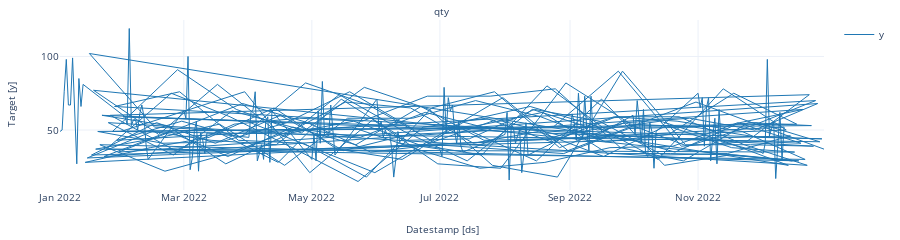

The code cell stored with this chart in its notebook:
### Code cell
# Plot the data read by Statsforecast

StatsForecast.plot(df_sf, engine='plotly')

# Statsforecast can't read the data coreectly, even the data that manualy edited using Excel
# Use Pmdarima library as alternative

### Figure 1 — Plotly figure (JSON) as saved in the notebook; plotly's stock layout.template omitted (floating-point values rounded to 4 significant figures; data arrays with more than 128 entries replaced by an {"elided": "..."} marker saying what was removed)
{"data": [{"legendgroup": "y", "line": {"color": "#1f77b4", "width": 1}, "mode": "lines", "name": "y", "showlegend": true, "type": "scatter", "x": {"elided": "365 str values"}, "xaxis": "x", "y": {"elided": "365 int values"}, "yaxis": "y"}], "layout": {"annotations": [{"font": {"size": 10}, "showarrow": false, "text": "qty", "x": 0.5, "xanchor": "center", "xref": "paper", "y": 1, "yanchor": "bottom", "yref": "paper"}, {"font": {"size": 10}, "showarrow": false, "text": "Datestamp [ds]", "x": 0.5, "xanchor": "center", "xref": "paper", "y": 0, "yanchor": "top", "yref": "paper", "yshift": -30}, {"font": {"size": 10}, "showarrow": false, "text": "Target [y]", "textangle": -90, "x": 0, "xanchor": "right", "xref": "paper", "xshift": -40, "y": 0.5, "yanchor": "middle", "yref": "paper"}], "autosize": true, "font": {"size": 10}, "height": 150, "margin": {"b": 50, "l": 60, "r": 10, "t": 20}, "xaxis": {"anchor": "y", "domain": [0, 1], "showticklabels": true, "visible": true}, "yaxis": {"anchor": "x", "domain": [0, 1]}}}
